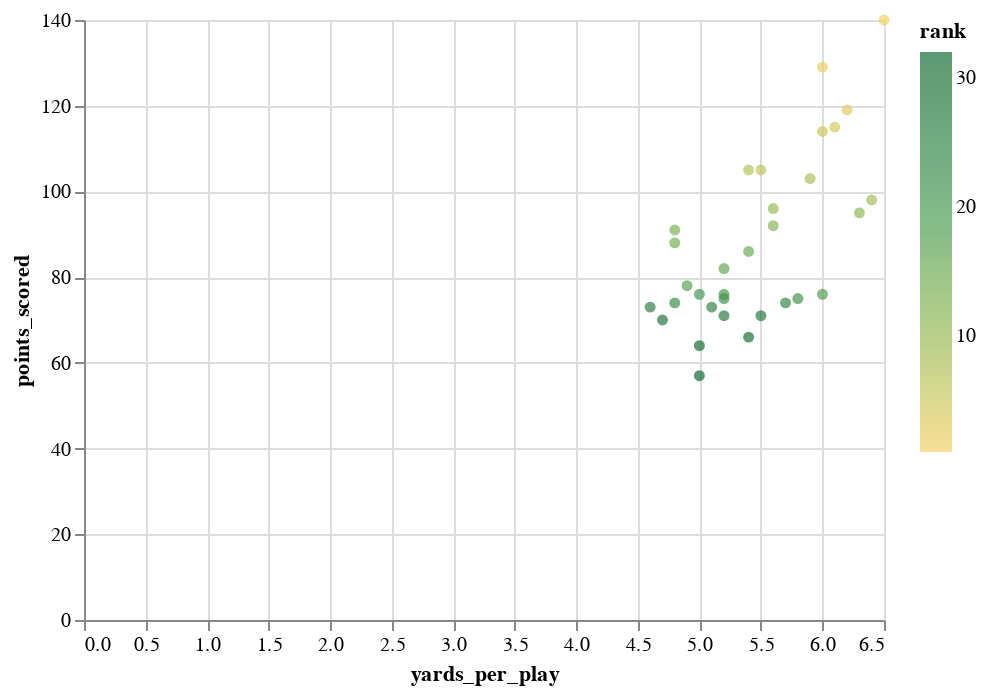

Write notebook code for a chart like this one.
### Code cell
c1

### Figure 1 — Vega-Lite specification as saved in the notebook (floating-point values rounded to 4 significant figures)
{"config": {"view": {"continuousWidth": 400, "continuousHeight": 300}}, "data": {"name": "data-33ebbf30e2888d8eeb1fd9b0ca0a54b0"}, "mark": "circle", "encoding": {"color": {"field": "rank", "scale": {"scheme": "goldgreen"}, "type": "quantitative"}, "tooltip": [{"field": "team", "type": "nominal"}, {"field": "yards_per_play", "type": "quantitative"}, {"field": "points_scored", "type": "quantitative"}], "x": {"field": "yards_per_play", "type": "quantitative"}, "y": {"field": "points_scored", "type": "quantitative"}}, "$schema": "https://vega.github.io/schema/vega-lite/v4.17.0.json", "datasets": {"data-33ebbf30e2888d8eeb1fd9b0ca0a54b0": [{"rank": 1, "team": "Detroit Lions", "games": 4, "points_scored": 140, "total_yards": 1747, "offensive_plays": 269, "yards_per_play": 6.5, "turnovers_lost": 4, "fumbles_lost": 1, "1st_downs": 90, "passes_completed": 93, "passes_attempted": 152, "passing_yards": 1091, "passing_touchdowns": 11, "passing_interceptions": 3, "net_yards_per_pass_attempt": 6.9, "passing_1st_downs": 57, "rushing_attempts": 112, "rushing_yards": 656, "rushing_touchdowns": 7, "rushing_yards_per_attempt": 5.9, "rushing_1st_downs": 26, "penalties": 23, "penalty_yards": 188, "1st_down_penalties": 7, "percentage_scoring_drives": 45.8, "percentage_turnover_drives": 8.3, "expected_points": 53.17, "touchdowns": 18, "lost": 5}, {"rank": 2, "team": "Kansas City Chiefs", "games": 4, "points_scored": 129, "total_yards": 1539, "offensive_plays": 257, "yards_per_play": 6.0, "turnovers_lost": 4, "fumbles_lost": 2, "1st_downs": 95, "passes_completed": 97, "passes_attempted": 147, "passing_yards": 1071, "passing_touchdowns": 11, "passing_interceptions": 2, "net_yards_per_pass_attempt": 7.0, "passing_1st_downs": 62, "rushing_attempts": 105, "rushing_yards": 468, "rushing_touchdowns": 4, "rushing_yards_per_attempt": 4.5, "rushing_1st_downs": 23, "penalties": 19, "penalty_yards": 156, "1st_down_penalties": 10, "percentage_scoring_drives": 50.0, "percentage_turnover_drives": 7.1, "expected_points": 57.85, "touchdowns": 15, "lost": 6}, {"rank": 3, "team": "Baltimore Ravens", "games": 4, "points_scored": 119, "total_yards": 1437, "offensive_plays": 230, "yards_per_play": 6.2, "turnovers_lost": 5, "fumbles_lost": 1, "1st_downs": 77, "passes_completed": 76, "passes_attempted": 117, "passing_yards": 869, "passing_touchdowns": 11, "passing_interceptions": 4, "net_yards_per_pass_attempt": 7.0, "passing_1st_downs": 39, "rushing_attempts": 105, "rushing_yards": 568, "rushing_touchdowns": 3, "rushing_yards_per_attempt": 5.4, "rushing_1st_downs": 31, "penalties": 17, "penalty_yards": 114, "1st_down_penalties": 7, "percentage_scoring_drives": 42.2, "percentage_turnover_drives": 11.1, "expected_points": 32.97, "touchdowns": 14, "lost": 6}, {"rank": 4, "team": "Philadelphia Eagles", "games": 4, "points_scored": 115, "total_yards": 1742, "offensive_plays": 285, "yards_per_play": 6.1, "turnovers_lost": 2, "fumbles_lost": 0, "1st_downs": 98, "passes_completed": 82, "passes_attempted": 123, "passing_yards": 1081, "passing_touchdowns": 4, "passing_interceptions": 2, "net_yards_per_pass_attempt": 8.2, "passing_1st_downs": 49, "rushing_attempts": 153, "rushing_yards": 661, "rushing_touchdowns": 10, "rushing_yards_per_attempt": 4.3, "rushing_1st_downs": 40, "penalties": 26, "penalty_yards": 193, "1st_down_penalties": 9, "percentage_scoring_drives": 40.0, "percentage_turnover_drives": 4.4, "expected_points": 44.88, "touchdowns": 14, "lost": 2}, {"rank": 5, "team": "Buffalo Bills", "games": 4, "points_scored": 114, "total_yards": 1650, "offensive_plays": 275, "yards_per_play": 6.0, "turnovers_lost": 7, "fumbles_lost": 4, "1st_downs": 99, "passes_completed": 113, "passes_attempted": 170, "passing_yards": 1188, "passing_touchdowns": 10, "passing_interceptions": 3, "net_yards_per_pass_attempt": 6.7, "passing_1st_downs": 63, "rushing_attempts": 97, "rushing_yards": 462, "rushing_touchdowns": 2, "rushing_yards_per_attempt": 4.8, "rushing_1st_downs": 29, "penalties": 24, "penalty_yards": 167, "1st_down_penalties": 7, "percentage_scoring_drives": 47.5, "percentage_turnover_drives": 17.5, "expected_points": 49.56, "touchdowns": 12, "lost": 11}, {"rank": 6, "team": "Cleveland Browns", "games": 4, "points_scored": 105, "total_yards": 1539, "offensive_plays": 281, "yards_per_play": 5.5, "turnovers_lost": 3, "fumbles_lost": 1, "1st_downs": 96, "passes_completed": 82, "passes_attempted": 127, "passing_yards": 790, "passing_touchdowns": 4, "passing_interceptions": 2, "net_yards_per_pass_attempt": 6.0, "passing_1st_downs": 43, "rushing_attempts": 149, "rushing_yards": 749, "rushing_touchdowns": 7, "rushing_yards_per_attempt": 5.0, "rushing_1st_downs": 46, "penalties": 26, "penalty_yards": 184, "1st_down_penalties": 7, "percentage_scoring_drives": 46.3, "percentage_turnover_drives": 7.3, "expected_points": 40.78, "touchdowns": 11, "lost": 4}, {"rank": 7, "team": "Jacksonville Jaguars", "games": 4, "points_scored": 105, "total_yards": 1346, "offensive_plays": 250, "yards_per_play": 5.4, "turnovers_lost": 6, "fumbles_lost": 4, "1st_downs": 83, "passes_completed": 88, "passes_attempted": 134, "passing_yards": 905, "passing_touchdowns": 8, "passing_interceptions": 2, "net_yards_per_pass_attempt": 6.5, "passing_1st_downs": 52, "rushing_attempts": 110, "rushing_yards": 441, "rushing_touchdowns": 3, "rushing_yards_per_attempt": 4.0, "rushing_1st_downs": 23, "penalties": 22, "penalty_yards": 157, "1st_down_penalties": 8, "percentage_scoring_drives": 40.9, "percentage_turnover_drives": 13.6, "expected_points": 17.69, "touchdowns": 11, "lost": 10}, {"rank": 8, "team": "Atlanta Falcons", "games": 4, "points_scored": 103, "total_yards": 1396, "offensive_plays": 236, "yards_per_play": 5.9, "turnovers_lost": 8, "fumbles_lost": 4, "1st_downs": 86, "passes_completed": 57, "passes_attempted": 98, "passing_yards": 724, "passing_touchdowns": 3, "passing_interceptions": 4, "net_yards_per_pass_attempt": 6.9, "passing_1st_downs": 38, "rushing_attempts": 131, "rushing_yards": 672, "rushing_touchdowns": 6, "rushing_yards_per_attempt": 5.1, "rushing_1st_downs": 36, "penalties": 16, "penalty_yards": 114, "1st_down_penalties": 12, "percentage_scoring_drives": 44.2, "percentage_turnover_drives": 18.6, "expected_points": 30.77, "touchdowns": 9, "lost": 12}, {"rank": 9, "team": "Miami Dolphins", "games": 4, "points_scored": 98, "total_yards": 1444, "offensive_plays": 227, "yards_per_play": 6.4, "turnovers_lost": 4, "fumbles_lost": 0, "1st_downs": 80, "passes_completed": 94, "passes_attempted": 140, "passing_yards": 1167, "passing_touchdowns": 9, "passing_interceptions": 4, "net_yards_per_pass_attempt": 7.9, "passing_1st_downs": 56, "rushing_attempts": 80, "rushing_yards": 277, "rushing_touchdowns": 2, "rushing_yards_per_attempt": 3.5, "rushing_1st_downs": 15, "penalties": 22, "penalty_yards": 132, "1st_down_penalties": 9, "percentage_scoring_drives": 42.1, "percentage_turnover_drives": 10.5, "expected_points": 46.01, "touchdowns": 11, "lost": 4}, {"rank": 10, "team": "Las Vegas Raiders", "games": 4, "points_scored": 96, "total_yards": 1425, "offensive_plays": 256, "yards_per_play": 5.6, "turnovers_lost": 5, "fumbles_lost": 1, "1st_downs": 87, "passes_completed": 95, "passes_attempted": 155, "passing_yards": 973, "passing_touchdowns": 6, "passing_interceptions": 4, "net_yards_per_pass_attempt": 5.9, "passing_1st_downs": 56, "rushing_attempts": 91, "rushing_yards": 452, "rushing_touchdowns": 2, "rushing_yards_per_attempt": 5.0, "rushing_1st_downs": 26, "penalties": 23, "penalty_yards": 148, "1st_down_penalties": 5, "percentage_scoring_drives": 50.0, "percentage_turnover_drives": 12.5, "expected_points": 23.26, "touchdowns": 8, "lost": 6}, {"rank": 11, "team": "Seattle Seahawks", "games": 4, "points_scored": 95, "total_yards": 1444, "offensive_plays": 228, "yards_per_play": 6.3, "turnovers_lost": 6, "fumbles_lost": 3, "1st_downs": 83, "passes_completed": 102, "passes_attempted": 133, "passing_yards": 985, "passing_touchdowns": 6, "passing_interceptions": 3, "net_yards_per_pass_attempt": 7.1, "passing_1st_downs": 48, "rushing_attempts": 89, "rushing_yards": 459, "rushing_touchdowns": 3, "rushing_yards_per_attempt": 5.2, "rushing_1st_downs": 26, "penalties": 32, "penalty_yards": 306, "1st_down_penalties": 9, "percentage_scoring_drives": 44.1, "percentage_turnover_drives": 11.8, "expected_points": 42.94, "touchdowns": 9, "lost": 9}, {"rank": 12, "team": "Los Angeles Chargers", "games": 4, "points_scored": 92, "total_yards": 1487, "offensive_plays": 264, "yards_per_play": 5.6, "turnovers_lost": 4, "fumbles_lost": 2, "1st_downs": 77, "passes_completed": 111, "passes_attempted": 166, "passing_yards": 1229, "passing_touchdowns": 9, "passing_interceptions": 2, "net_yards_per_pass_attempt": 7.2, "passing_1st_downs": 55, "rushing_attempts": 94, "rushing_yards": 258, "rushing_touchdowns": 2, "rushing_yards_per_attempt": 2.7, "rushing_1st_downs": 17, "penalties": 21, "penalty_yards": 161, "1st_down_penalties": 5, "percentage_scoring_drives": 36.4, "percentage_turnover_drives": 6.8, "expected_points": 17.02, "touchdowns": 11, "lost": 6}, {"rank": 13, "team": "Cincinnati Bengals", "games": 4, "points_scored": 91, "total_yards": 1387, "offensive_plays": 290, "yards_per_play": 4.8, "turnovers_lost": 6, "fumbles_lost": 2, "1st_downs": 87, "passes_completed": 101, "passes_attempted": 157, "passing_yards": 1029, "passing_touchdowns": 8, "passing_interceptions": 4, "net_yards_per_pass_attempt": 5.9, "passing_1st_downs": 58, "rushing_attempts": 117, "rushing_yards": 358, "rushing_touchdowns": 1, "rushing_yards_per_attempt": 3.1, "rushing_1st_downs": 18, "penalties": 22, "penalty_yards": 166, "1st_down_penalties": 11, "percentage_scoring_drives": 37.5, "percentage_turnover_drives": 12.5, "expected_points": 6.37, "touchdowns": 9, "lost": 8}, {"rank": 14, "team": "Arizona Cardinals", "games": 4, "points_scored": 88, "total_yards": 1398, "offensive_plays": 292, "yards_per_play": 4.8, "turnovers_lost": 2, "fumbles_lost": 0, "1st_downs": 89, "passes_completed": 115, "passes_attempted": 177, "passing_yards": 950, "passing_touchdowns": 5, "passing_interceptions": 2, "net_yards_per_pass_attempt": 5.2, "passing_1st_downs": 50, "rushing_attempts": 108, "rushing_yards": 448, "rushing_touchdowns": 4, "rushing_yards_per_attempt": 4.1, "rushing_1st_downs": 33, "penalties": 30, "penalty_yards": 280, "1st_down_penalties": 6, "percentage_scoring_drives": 36.6, "percentage_turnover_drives": 4.9, "expected_points": 8.95, "touchdowns": 9, "lost": 2}, {"rank": 15, "team": "Minnesota Vikings", "games": 4, "points_scored": 86, "total_yards": 1376, "offensive_plays": 254, "yards_per_play": 5.4, "turnovers_lost": 5, "fumbles_lost": 1, "1st_downs": 92, "passes_completed": 100, "passes_attempted": 158, "passing_yards": 984, "passing_touchdowns": 6, "passing_interceptions": 4, "net_yards_per_pass_attempt": 6.0, "passing_1st_downs": 59, "rushing_attempts": 89, "rushing_yards": 392, "rushing_touchdowns": 3, "rushing_yards_per_attempt": 4.4, "rushing_1st_downs": 22, "penalties": 16, "penalty_yards": 95, "1st_down_penalties": 11, "percentage_scoring_drives": 38.6, "percentage_turnover_drives": 11.4, "expected_points": 20.12, "touchdowns": 9, "lost": 6}, {"rank": 16, "team": "Tampa Bay Buccaneers", "games": 4, "points_scored": 82, "total_yards": 1268, "offensive_plays": 245, "yards_per_play": 5.2, "turnovers_lost": 6, "fumbles_lost": 5, "1st_downs": 77, "passes_completed": 106, "passes_attempted": 155, "passing_yards": 1007, "passing_touchdowns": 6, "passing_interceptions": 1, "net_yards_per_pass_attempt": 6.2, "passing_1st_downs": 55, "rushing_attempts": 83, "rushing_yards": 261, "rushing_touchdowns": 1, "rushing_yards_per_attempt": 3.1, "rushing_1st_downs": 13, "penalties": 24, "penalty_yards": 206, "1st_down_penalties": 9, "percentage_scoring_drives": 34.8, "percentage_turnover_drives": 10.9, "expected_points": -3.64, "touchdowns": 7, "lost": 11}, {"rank": 17, "team": "Carolina Panthers", "games": 4, "points_scored": 78, "total_yards": 1049, "offensive_plays": 214, "yards_per_play": 4.9, "turnovers_lost": 6, "fumbles_lost": 3, "1st_downs": 56, "passes_completed": 64, "passes_attempted": 117, "passing_yards": 664, "passing_touchdowns": 4, "passing_interceptions": 3, "net_yards_per_pass_attempt": 5.2, "passing_1st_downs": 27, "rushing_attempts": 86, "rushing_yards": 385, "rushing_touchdowns": 2, "rushing_yards_per_attempt": 4.5, "rushing_1st_downs": 22, "penalties": 23, "penalty_yards": 250, "1st_down_penalties": 7, "percentage_scoring_drives": 31.1, "percentage_turnover_drives": 11.1, "expected_points": -25.26, "touchdowns": 6, "lost": 9}, {"rank": 18, "team": "New Orleans Saints", "games": 4, "points_scored": 76, "total_yards": 1457, "offensive_plays": 244, "yards_per_play": 6.0, "turnovers_lost": 11, "fumbles_lost": 6, "1st_downs": 74, "passes_completed": 93, "passes_attempted": 143, "passing_yards": 1011, "passing_touchdowns": 5, "passing_interceptions": 5, "net_yards_per_pass_attempt": 6.5, "passing_1st_downs": 46, "rushing_attempts": 88, "rushing_yards": 446, "rushing_touchdowns": 4, "rushing_yards_per_attempt": 5.1, "rushing_1st_downs": 23, "penalties": 34, "penalty_yards": 319, "1st_down_penalties": 5, "percentage_scoring_drives": 27.1, "percentage_turnover_drives": 20.8, "expected_points": -11.0, "touchdowns": 9, "lost": 17}, {"rank": 19, "team": "New York Giants", "games": 4, "points_scored": 76, "total_yards": 1328, "offensive_plays": 256, "yards_per_play": 5.2, "turnovers_lost": 5, "fumbles_lost": 2, "1st_downs": 80, "passes_completed": 68, "passes_attempted": 108, "passing_yards": 558, "passing_touchdowns": 3, "passing_interceptions": 3, "net_yards_per_pass_attempt": 4.6, "passing_1st_downs": 28, "rushing_attempts": 134, "rushing_yards": 770, "rushing_touchdowns": 4, "rushing_yards_per_attempt": 5.7, "rushing_1st_downs": 43, "penalties": 31, "penalty_yards": 219, "1st_down_penalties": 9, "percentage_scoring_drives": 35.6, "percentage_turnover_drives": 8.9, "expected_points": 6.34, "touchdowns": 7, "lost": 7}, {"rank": 20, "team": "New York Jets", "games": 4, "points_scored": 76, "total_yards": 1458, "offensive_plays": 289, "yards_per_play": 5.0, "turnovers_lost": 9, "fumbles_lost": 4, "1st_downs": 82, "passes_completed": 111, "passes_attempted": 193, "passing_yards": 1108, "passing_touchdowns": 7, "passing_interceptions": 5, "net_yards_per_pass_attempt": 5.5, "passing_1st_downs": 59, "rushing_attempts": 86, "rushing_yards": 350, "rushing_touchdowns": 1, "rushing_yards_per_attempt": 4.1, "rushing_1st_downs": 15, "penalties": 25, "penalty_yards": 257, "1st_down_penalties": 8, "percentage_scoring_drives": 32.6, "percentage_turnover_drives": 19.6, "expected_points": -10.79, "touchdowns": 8, "lost": 13}, {"rank": 21, "team": "Green Bay Packers", "games": 4, "points_scored": 75, "total_yards": 1510, "offensive_plays": 259, "yards_per_play": 5.8, "turnovers_lost": 7, "fumbles_lost": 4, "1st_downs": 85, "passes_completed": 93, "passes_attempted": 134, "passing_yards": 930, "passing_touchdowns": 6, "passing_interceptions": 3, "net_yards_per_pass_attempt": 6.5, "passing_1st_downs": 46, "rushing_attempts": 116, "rushing_yards": 580, "rushing_touchdowns": 3, "rushing_yards_per_attempt": 5.0, "rushing_1st_downs": 34, "penalties": 17, "penalty_yards": 140, "1st_down_penalties": 5, "percentage_scoring_drives": 28.3, "percentage_turnover_drives": 15.2, "expected_points": 16.07, "touchdowns": 9, "lost": 11}, {"rank": 22, "team": "Tennessee Titans", "games": 4, "points_scored": 75, "total_yards": 1150, "offensive_plays": 220, "yards_per_play": 5.2, "turnovers_lost": 6, "fumbles_lost": 3, "1st_downs": 69, "passes_completed": 68, "passes_attempted": 105, "passing_yards": 741, "passing_touchdowns": 5, "passing_interceptions": 3, "net_yards_per_pass_attempt": 6.6, "passing_1st_downs": 41, "rushing_attempts": 108, "rushing_yards": 409, "rushing_touchdowns": 4, "rushing_yards_per_attempt": 3.8, "rushing_1st_downs": 19, "penalties": 29, "penalty_yards": 262, "1st_down_penalties": 9, "percentage_scoring_drives": 31.0, "percentage_turnover_drives": 9.5, "expected_points": 2.39, "touchdowns": 9, "lost": 9}, {"rank": 23, "team": "Pittsburgh Steelers", "games": 4, "points_scored": 74, "total_yards": 1115, "offensive_plays": 234, "yards_per_play": 4.8, "turnovers_lost": 7, "fumbles_lost": 2, "1st_downs": 69, "passes_completed": 79, "passes_attempted": 129, "passing_yards": 726, "passing_touchdowns": 2, "passing_interceptions": 5, "net_yards_per_pass_attempt": 5.3, "passing_1st_downs": 40, "rushing_attempts": 97, "rushing_yards": 389, "rushing_touchdowns": 4, "rushing_yards_per_attempt": 4.0, "rushing_1st_downs": 25, "penalties": 24, "penalty_yards": 159, "1st_down_penalties": 4, "percentage_scoring_drives": 30.4, "percentage_turnover_drives": 13.0, "expected_points": -15.59, "touchdowns": 6, "lost": 9}, {"rank": 24, "team": "New England Patriots", "games": 4, "points_scored": 74, "total_yards": 1365, "offensive_plays": 241, "yards_per_play": 5.7, "turnovers_lost": 9, "fumbles_lost": 4, "1st_downs": 74, "passes_completed": 79, "passes_attempted": 118, "passing_yards": 851, "passing_touchdowns": 3, "passing_interceptions": 5, "net_yards_per_pass_attempt": 6.7, "passing_1st_downs": 38, "rushing_attempts": 114, "rushing_yards": 514, "rushing_touchdowns": 5, "rushing_yards_per_attempt": 4.5, "rushing_1st_downs": 33, "penalties": 20, "penalty_yards": 161, "1st_down_penalties": 3, "percentage_scoring_drives": 28.6, "percentage_turnover_drives": 21.4, "expected_points": -0.64, "touchdowns": 8, "lost": 13}, {"rank": 25, "team": "Houston Texans", "games": 4, "points_scored": 73, "total_yards": 1208, "offensive_plays": 237, "yards_per_play": 5.1, "turnovers_lost": 5, "fumbles_lost": 1, "1st_downs": 68, "passes_completed": 88, "passes_attempted": 142, "passing_yards": 828, "passing_touchdowns": 5, "passing_interceptions": 4, "net_yards_per_pass_attempt": 5.4, "passing_1st_downs": 38, "rushing_attempts": 84, "rushing_yards": 380, "rushing_touchdowns": 2, "rushing_yards_per_attempt": 4.5, "rushing_1st_downs": 19, "penalties": 26, "penalty_yards": 226, "1st_down_penalties": 11, "percentage_scoring_drives": 31.3, "percentage_turnover_drives": 10.4, "expected_points": -12.95, "touchdowns": 7, "lost": 6}, {"rank": 26, "team": "Washington Commanders", "games": 4, "points_scored": 73, "total_yards": 1323, "offensive_plays": 287, "yards_per_play": 4.6, "turnovers_lost": 7, "fumbles_lost": 2, "1st_downs": 84, "passes_completed": 107, "passes_attempted": 172, "passing_yards": 921, "passing_touchdowns": 8, "passing_interceptions": 5, "net_yards_per_pass_attempt": 4.9, "passing_1st_downs": 52, "rushing_attempts": 98, "rushing_yards": 402, "rushing_touchdowns": 2, "rushing_yards_per_attempt": 4.1, "rushing_1st_downs": 24, "penalties": 23, "penalty_yards": 264, "1st_down_penalties": 8, "percentage_scoring_drives": 21.6, "percentage_turnover_drives": 13.7, "expected_points": -16.38, "touchdowns": 10, "lost": 9}, {"rank": 27, "team": "Dallas Cowboys", "games": 4, "points_scored": 71, "total_yards": 1251, "offensive_plays": 241, "yards_per_play": 5.2, "turnovers_lost": 2, "fumbles_lost": 1, "1st_downs": 69, "passes_completed": 76, "passes_attempted": 131, "passing_yards": 835, "passing_touchdowns": 4, "passing_interceptions": 1, "net_yards_per_pass_attempt": 6.1, "passing_1st_downs": 40, "rushing_attempts": 104, "rushing_yards": 416, "rushing_touchdowns": 2, "rushing_yards_per_attempt": 4.0, "rushing_1st_downs": 22, "penalties": 27, "penalty_yards": 208, "1st_down_penalties": 7, "percentage_scoring_drives": 35.6, "percentage_turnover_drives": 4.4, "expected_points": 1.65, "touchdowns": 6, "lost": 3}, {"rank": 28, "team": "San Francisco 49ers", "games": 4, "points_scored": 71, "total_yards": 1298, "offensive_plays": 238, "yards_per_play": 5.5, "turnovers_lost": 5, "fumbles_lost": 3, "1st_downs": 68, "passes_completed": 62, "passes_attempted": 108, "passing_yards": 757, "passing_touchdowns": 3, "passing_interceptions": 2, "net_yards_per_pass_attempt": 6.6, "passing_1st_downs": 31, "rushing_attempts": 123, "rushing_yards": 541, "rushing_touchdowns": 4, "rushing_yards_per_attempt": 4.4, "rushing_1st_downs": 29, "penalties": 24, "penalty_yards": 190, "1st_down_penalties": 8, "percentage_scoring_drives": 27.3, "percentage_turnover_drives": 11.4, "expected_points": -1.21, "touchdowns": 7, "lost": 8}, {"rank": 29, "team": "Los Angeles Rams", "games": 4, "points_scored": 70, "total_yards": 1176, "offensive_plays": 248, "yards_per_play": 4.7, "turnovers_lost": 9, "fumbles_lost": 3, "1st_downs": 79, "passes_completed": 106, "passes_attempted": 150, "passing_yards": 902, "passing_touchdowns": 4, "passing_interceptions": 6, "net_yards_per_pass_attempt": 5.4, "passing_1st_downs": 56, "rushing_attempts": 82, "rushing_yards": 274, "rushing_touchdowns": 3, "rushing_yards_per_attempt": 3.3, "rushing_1st_downs": 17, "penalties": 14, "penalty_yards": 131, "1st_down_penalties": 6, "percentage_scoring_drives": 35.9, "percentage_turnover_drives": 23.1, "expected_points": -8.08, "touchdowns": 7, "lost": 12}, {"rank": 30, "team": "Denver Broncos", "games": 4, "points_scored": 66, "total_yards": 1343, "offensive_plays": 247, "yards_per_play": 5.4, "turnovers_lost": 4, "fumbles_lost": 3, "1st_downs": 66, "passes_completed": 80, "passes_attempted": 131, "passing_yards": 905, "passing_touchdowns": 4, "passing_interceptions": 1, "net_yards_per_pass_attempt": 6.3, "passing_1st_downs": 39, "rushing_attempts": 104, "rushing_yards": 438, "rushing_touchdowns": 2, "rushing_yards_per_attempt": 4.2, "rushing_1st_downs": 20, "penalties": 37, "penalty_yards": 286, "1st_down_penalties": 7, "percentage_scoring_drives": 31.8, "percentage_turnover_drives": 9.1, "expected_points": -6.92, "touchdowns": 6, "lost": 7}, {"rank": 31, "team": "Chicago Bears", "games": 4, "points_scored": 64, "total_yards": 1099, "offensive_plays": 219, "yards_per_play": 5.0, "turnovers_lost": 7, "fumbles_lost": 3, "1st_downs": 59, "passes_completed": 34, "passes_attempted": 67, "passing_yards": 390, "passing_touchdowns": 2, "passing_interceptions": 4, "net_yards_per_pass_attempt": 4.7, "passing_1st_downs": 17, "rushing_attempts": 136, "rushing_yards": 709, "rushing_touchdowns": 4, "rushing_yards_per_attempt": 5.2, "rushing_1st_downs": 34, "penalties": 21, "penalty_yards": 171, "1st_down_penalties": 8, "percentage_scoring_drives": 31.8, "percentage_turnover_drives": 13.6, "expected_points": -5.87, "touchdowns": 6, "lost": 10}, {"rank": 32, "team": "Indianapolis Colts", "games": 4, "points_scored": 57, "total_yards": 1359, "offensive_plays": 270, "yards_per_play": 5.0, "turnovers_lost": 9, "fumbles_lost": 4, "1st_downs": 82, "passes_completed": 102, "passes_attempted": 154, "passing_yards": 1008, "passing_touchdowns": 5, "passing_interceptions": 5, "net_yards_per_pass_attempt": 6.0, "passing_1st_downs": 55, "rushing_attempts": 101, "rushing_yards": 351, "rushing_touchdowns": 1, "rushing_yards_per_attempt": 3.5, "rushing_1st_downs": 22, "penalties": 23, "penalty_yards": 203, "1st_down_penalties": 5, "percentage_scoring_drives": 25.0, "percentage_turnover_drives": 20.5, "expected_points": -18.74, "touchdowns": 6, "lost": 13}]}}
